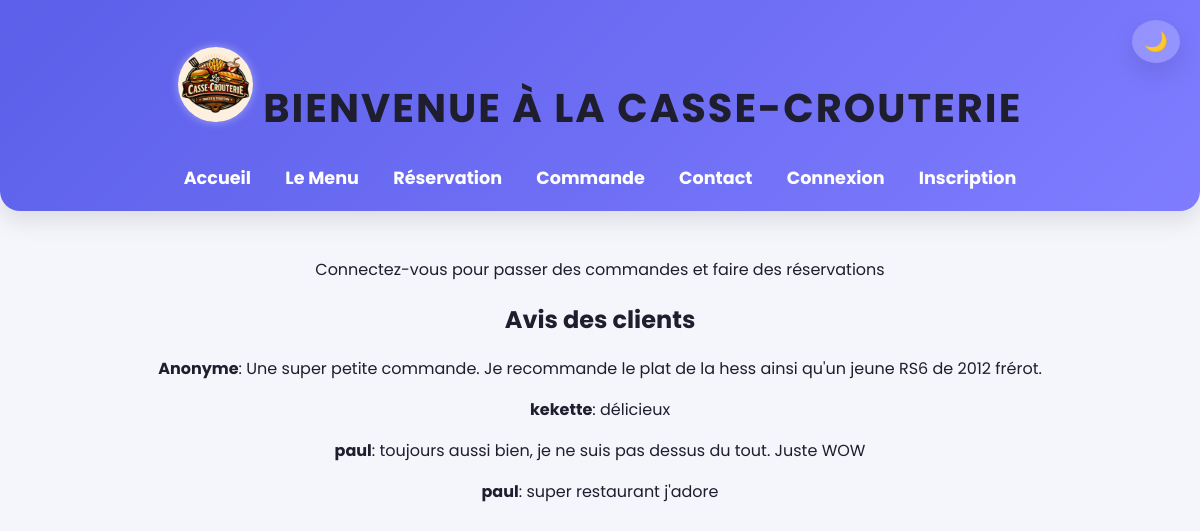
Before: / with the older database file.
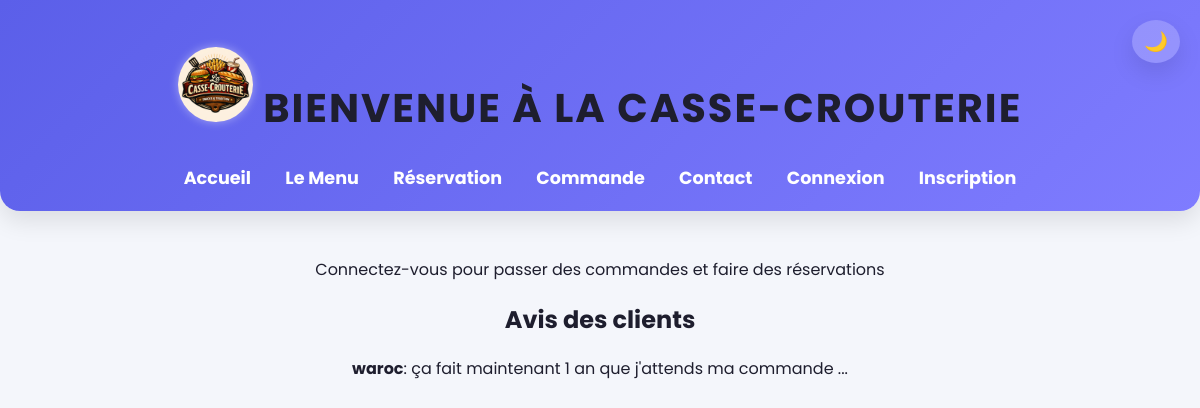
After: the same page with the newer database file.
### tables this page shows
CREATE TABLE avis (
    id INTEGER PRIMARY KEY AUTOINCREMENT,
    nom TEXT,
    message TEXT
);

### main.py (the view, shortened to what this page needs)
@app.route('/')
def index():
    conn = get_db_connection()
    avis = conn.execute('SELECT * FROM avis ORDER BY id DESC').fetchall()
    conn.close()
    return render_template('index.html', avis_list=avis, user=None)

### main.py (called while the page is built)
def get_db_connection():
    conn = sqlite3.connect('database.db')
    conn.row_factory = sqlite3.Row
    return conn

### templates/index.html (shortened to what this page needs)
<!DOCTYPE html>
<html lang="fr">
<head>
    <link rel="stylesheet" href="{{ url_for('static', filename='style.css') }}">
</head>
<body>
    <header>
        <h1 class="logo"><img class="pp_logo" src="{{ url_for('static', filename='logo.jpeg') }}" alt="Logo"> Bienvenue à La Casse-Crouterie</h1>
        <nav>
            <a href="/">Accueil</a>
            <a href="/menu">Le Menu</a>
            <a href="/reservation">Réservation</a>
            <a href="/commande">Commande</a>
            <a href="/contact">Contact</a>
            {% if user %}
                <a href="/logout">Déconnexion</a>
            {% else %}
                <a href="/login">Connexion</a>
                <a href="/register">Inscription</a>
            {% endif %}
        </nav>
        <button id="darkModeToggle">🌙</button>
    </header>
    <main>
        {% if user %}
            <p>Bienvenue, {{ user }} !</p>
            <h2>Historique de vos commandes</h2>
            {% if orders %}
                <ul>
                    {% for order in orders %}
                        <li> <a href="{{ url_for('confirmation', order_id=order.id) }}"> Commande : {% for plat in order.plats %} {{ plat }}{% if not loop.last %}, {% endif %} {% endfor %} — Total : {{ order.total }}€ </a> </li>
                    {% endfor %}
                </ul>
            {% else %}
                <p>Aucune commande passée pour le moment.</p>
            {% endif %}
        {% else %}
            <p>Connectez-vous pour passer des commandes et faire des réservations</p>
        {% endif %}
        <h2>Avis des clients</h2>
        <div class="avis-container">
            {% for avis in avis_list %}
                <div class="avis">
                    <p><strong>{{ avis.nom }}</strong>: {{ avis.message }}</p>
                </div>
            {% endfor %}
        </div>
    </main>
</body>
</html>

### static/style.css (style rules this page uses)
:root { --primary: #5b5fe9; --secondary: #ff7a18; --background: #f4f6fb; --dark: #1e1e2e; --light: #ffffff; --soft-shadow: 0 10px 25px rgba(0,0,0,0.1); }
* { transition: all 0.25s ease-in-out; }
body { font-family: 'Poppins', sans-serif; margin: 0; padding: 0; background: var(--background); color: var(--dark); text-align: center; animation: pageFade 0.5s ease forwards; }
header { background: linear-gradient(135deg, var(--primary), #7f7cff); padding: 20px; box-shadow: var(--soft-shadow); border-bottom-left-radius: 20px; border-bottom-right-radius: 20px; }
.pp_logo { width: 75px; height: 75px; border-radius: 50%; box-shadow: 0 0 10px rgba(255,255,255,0.4); }
h1 { font-size: 2.5em; text-transform: uppercase; font-weight: bold; letter-spacing: 2px; color: white; }
nav { margin-top: 10px; }
nav a { color: white; margin: 0 15px; text-decoration: none; font-size: 1.1em; font-weight: bold; position: relative; }
nav a::after { content: ""; position: absolute; width: 0%; height: 3px; left: 0; bottom: -5px; background-color: var(--secondary); transition: width 0.3s ease; }
main { padding: 30px; }
button { background: linear-gradient(135deg, var(--primary), #7f7cff); color: white; border: none; padding: 12px 25px; font-size: 1.1em; cursor: pointer; border-radius: 30px; box-shadow: var(--soft-shadow); }
a { color: var(--primary); text-decoration: none; font-weight: bold; }
body h1 { color: var(--dark); }
#darkModeToggle { position: absolute; top: 20px; right: 20px; background: rgba(255,255,255,0.2); border: none; border-radius: 50%; font-size: 1.2em; padding: 10px 12px; cursor: pointer; color: white; }

Changed rows visible on the page:
removed avis: nom "Anonyme", message "Une super petite commande. Je recommande le plat de la hess ainsi qu'un jeune RS6 de 2012 frérot."
removed avis: nom "kekette", message "délicieux"
removed avis: nom "paul", message "toujours aussi bien, je ne suis pas dessus du tout. Juste WOW"
removed avis: nom "paul", message "super restaurant j'adore"
added avis: nom "waroc", message "ça fait maintenant 1 an que j'attends ma commande ..."
